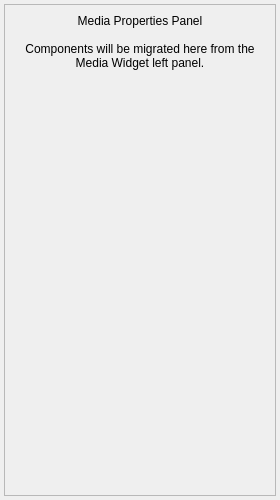
<?xml version="1.0" encoding="UTF-8"?>
<ui version="4.0">
 <class>MediaPropertiesWidget</class>
 <widget class="QWidget" name="MediaPropertiesWidget">
  <property name="geometry">
   <rect>
    <x>0</x>
    <y>0</y>
    <width>280</width>
    <height>500</height>
   </rect>
  </property>
  <property name="minimumSize">
   <size>
    <width>200</width>
    <height>200</height>
   </size>
  </property>
  <property name="windowTitle">
   <string>Media Properties</string>
  </property>
  <layout class="QVBoxLayout" name="mainLayout">
   <property name="spacing">
    <number>4</number>
   </property>
   <property name="leftMargin">
    <number>4</number>
   </property>
   <property name="topMargin">
    <number>4</number>
   </property>
   <property name="rightMargin">
    <number>4</number>
   </property>
   <property name="bottomMargin">
    <number>4</number>
   </property>
   <item>
    <widget class="QScrollArea" name="scrollArea">
     <property name="widgetResizable">
      <bool>true</bool>
     </property>
     <widget class="QWidget" name="scrollAreaWidgetContents">
      <property name="geometry">
       <rect>
        <x>0</x>
        <y>0</y>
        <width>268</width>
        <height>488</height>
       </rect>
      </property>
      <layout class="QVBoxLayout" name="contentLayout">
       <property name="spacing">
        <number>4</number>
       </property>
       <item>
        <widget class="QLabel" name="placeholderLabel">
         <property name="text">
          <string>Media Properties Panel

Components will be migrated here from the Media Widget left panel.</string>
         </property>
         <property name="alignment">
          <set>Qt::AlignmentFlag::AlignCenter</set>
         </property>
         <property name="wordWrap">
          <bool>true</bool>
         </property>
        </widget>
       </item>
       <item>
        <spacer name="verticalSpacer">
         <property name="orientation">
          <enum>Qt::Orientation::Vertical</enum>
         </property>
         <property name="sizeHint" stdset="0">
          <size>
           <width>20</width>
           <height>40</height>
          </size>
         </property>
        </spacer>
       </item>
      </layout>
     </widget>
    </widget>
   </item>
  </layout>
 </widget>
 <resources/>
 <connections/>
</ui>
